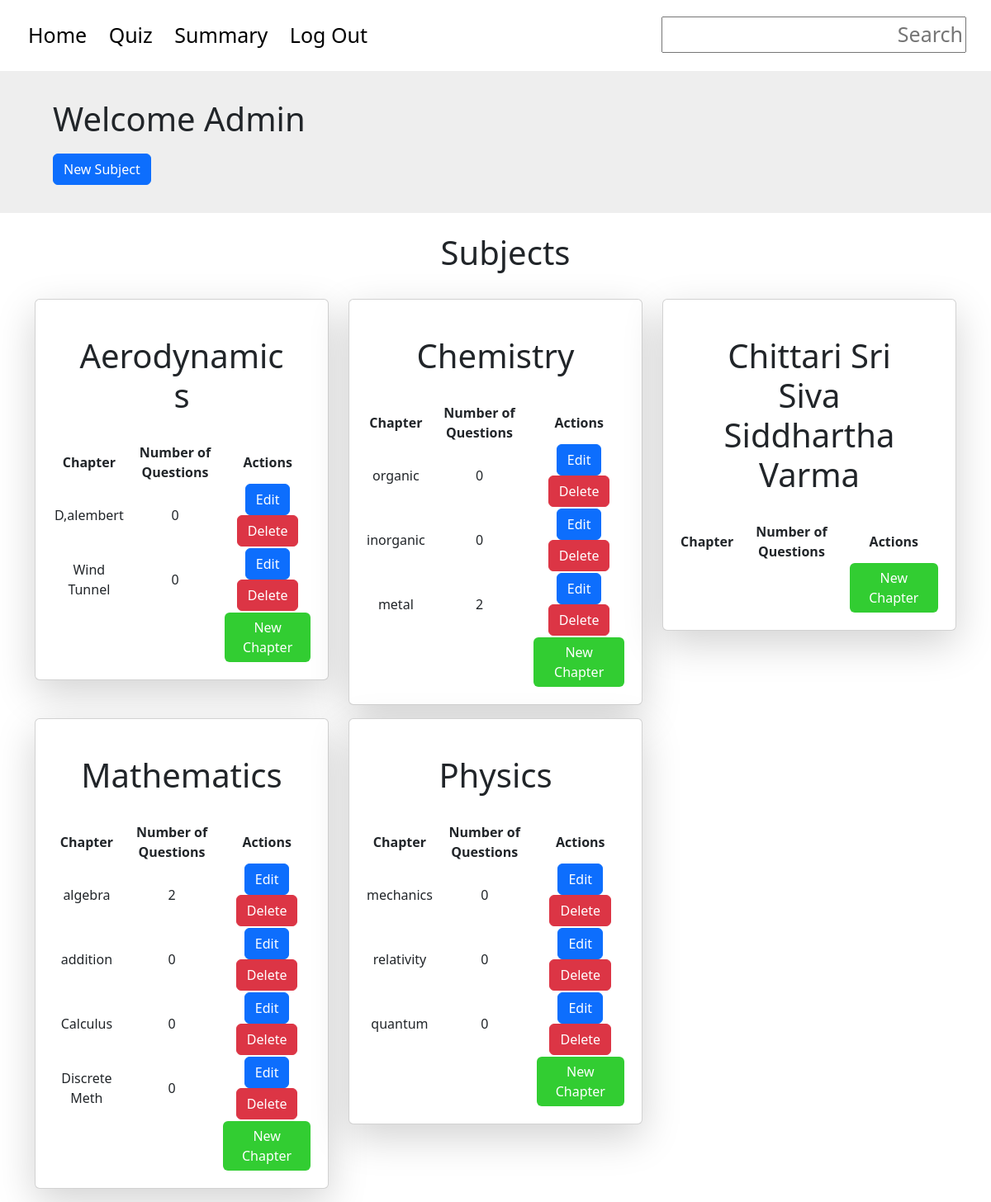
The app's page /admin/dashboard with its own data.
### tables this page shows
CREATE TABLE subjects ( id INTEGER PRIMARY KEY AUTOINCREMENT, name TEXT NOT NULL UNIQUE, description TEXT );

CREATE TABLE chapters ( id INTEGER PRIMARY KEY AUTOINCREMENT, subject_id INTEGER NOT NULL, name TEXT NOT NULL, description TEXT, FOREIGN KEY(subject_id) REFERENCES subjects(id) ON DELETE CASCADE );

### app.py (the view)
@app.route('/admin/dashboard', methods=['GET','POST'])
def admin_dashboard():
    subjects = []
    conn = sqlite3.connect("app.db")
    cursor = conn.cursor()
    cursor.execute("SELECT id, name FROM subjects")
    rows = cursor.fetchall()
    print(rows)
    for row in rows:
        subjects.append({ 'id': row[0], 'name': row[1], 'chapters': []})
    for i in range(len(subjects)):
        chapters = []
        cursor.execute("SELECT id, name FROM chapters WHERE subject_id = ?", (subjects[i]['id'],))
        db_chapters = cursor.fetchall()
        for chapter in db_chapters:
            cursor.execute("SELECT COUNT(*) FROM questions where chapter_id = ?", (chapter[0],))
            noq = cursor.fetchall()
            chapters.append({'id': chapter[0], 'name': chapter[1], 'noq': noq[0][0]})
        subjects[i]['chapters'] = chapters
    conn.close()
    return render_template('admin_dashboard.html', subjects=subjects)

### templates/admin_dashboard.html (shortened to what this page needs)
<!DOCTYPE html>
<html lang="en">
<head>
    <link href="https://cdn.jsdelivr.net/npm/bootstrap@5.3.0/dist/css/bootstrap.min.css" rel="stylesheet">
</head>
<header class="container p-4 vh-20 vw-100" style="font-size: 25px; text-align: left; margin-left:0px;">
    <div>
        <a href='/admin/dashboard'>
            Home
        </a>
        <a href="/admin/quiz">
            Quiz
        </a>
        <a href="/admin/summary">
            Summary
        </a>
        <a href="">
            Log Out
        </a>
        <div style="position: absolute; right: 0; top: 0; padding-top: 20px; padding-right: 30px">
            <input type="text" placeholder="Search" style="text-align: right; position: right">
        </div>
    </div>
</header>
<body>
    <div class="container-lg p-4 vh-20 vw-100" style="background-color: #EEE; max-width:100%">
        <h1 style="padding-left: 40px; padding-top: 10px;">Welcome Admin</h1>
        <div style="padding-left: 40px; padding-top: 10px; padding-bottom: 10px">
            <a href="{{ url_for('new_subject')}}"class="btn btn-primary">New Subject</a>
        </div>
    </div>
    <div class="container vw-100"  style="text-align:center">
        <div class="container vw-100 p-4" style="text-align: center;">
            <h1>Subjects</h1>
        </div>
        <div class="row">
            {% for subject in subjects %}
            <div class="col-lg-4 col-md-6 col-sm-12 mb-3">
                <div class="card p-1 shadow-lg ">
                    <div class="card-body">
                        <div class="p-4">
                            <h1 class="text-center">
                                {{ subject['name'] }}
                            </h1>
                        </div>
                        <table>
                            <tr>
                                <th>Chapter</th>
                                <th>Number of Questions</th>
                                <th> Actions </th>
                            </tr>
                            {% for chapter in subject['chapters'] %}
                            <tr>
                                <td>{{ chapter['name'] }}</td>
                                <td>{{ chapter['noq'] }}</td>
                                <td inline>
                                    <a href="{{ url_for('edit_chapter', chapter_id = chapter['id'], subject_id = subject['id']) }}" class="btn btn-primary" id="{{ subject['name'] + chapter['name']}}+Edit">
                                        Edit
                                    </a>
                                    <a href="{{ url_for('delete_chapter', chapter_id = chapter['id'], subject_id = subject['id']) }}" class="btn btn-danger">
                                        Delete
                                    </a>
                                </td>
                            </tr>
                            {% endfor %}
                            <tr class="p-4">
                                <td></td>
                                <td></td>
                                <td class="actions">
                                    <a href="{{ url_for('new_chapter', csubject_id = subject['id']) }}" class = "btn btn-primary" style="background-color: limegreen; border: limegreen;">
                                        New Chapter
                                    </a>
                                </td>
                            </tr>
                        </table>
                    </div>
                </div>
            </div>
            {% endfor %}
        </div>
    </div>
</body>

### templates/admin_dashboard.html (style rules this page uses)
a { color: #000; text-decoration: none; padding-left: 10px; padding-right: 10px; }

### records on screen
subjects: name "Aerodynamics"
chapters: name "D,alembert", noq "0"
chapters: name "Wind Tunnel", noq "0"
subjects: name "Chemistry"
chapters: name "organic", noq "0"
chapters: name "inorganic", noq "0"
chapters: name "metal", noq "2"
subjects: name "Chittari Sri Siva Siddhartha Varma"
subjects: name "Mathematics"
chapters: name "algebra", noq "2"
chapters: name "addition", noq "0"
chapters: name "Calculus", noq "0"
chapters: name "Discrete Meth", noq "0"
subjects: name "Physics"
chapters: name "mechanics", noq "0"
chapters: name "relativity", noq "0"
chapters: name "quantum", noq "0"
